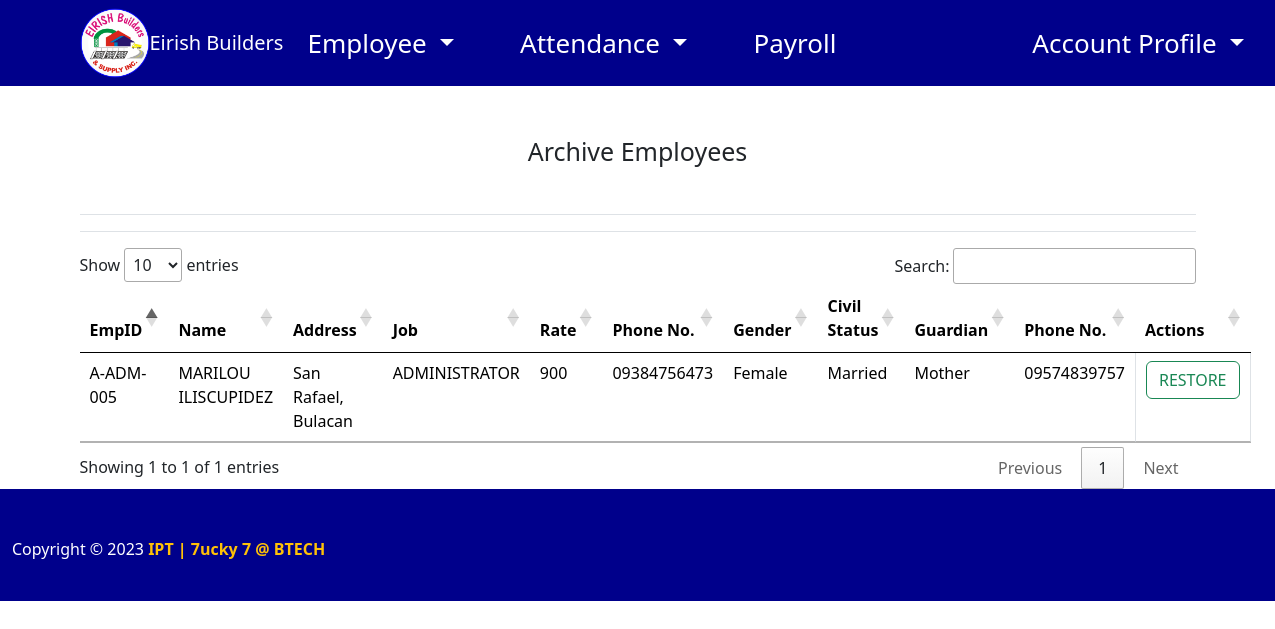
The app's page /code/trash.php (signed in) with its own data.
### tables this page shows
CREATE TABLE `employee` (
  `id` int(11) NOT NULL,
  `emp_id` varchar(50) NOT NULL,
  `name` varchar(50) NOT NULL,
  `address` varchar(50) NOT NULL,
  `position` varchar(50) NOT NULL,
  `rate` double NOT NULL,
  `cash_advance` int(11) DEFAULT NULL,
  `phonenumber` varchar(12) NOT NULL,
  `sex` varchar(45) NOT NULL,
  `birth_date` date NOT NULL,
  `civil_status` varchar(45) NOT NULL,
  `emergency_name` varchar(45) NOT NULL,
  `emergency_contact` varchar(11) NOT NULL,
  `job_id` int(11) NOT NULL,
  `salary_id` int(11) NOT NULL,
  `isdeploy` varchar(1) NOT NULL,
  `isarchive` varchar(1) NOT NULL,
  `is_att_archive` varchar(1) NOT NULL
);

### code/trash.php (the view, shortened to what this page needs)
<?php
require_once "home.php";
$con = mysqli_connect('localhost', 'root', '', 'eirish_payroll');
$result = mysqli_query($con, "SELECT * FROM employee WHERE isarchive = '1' AND isdeploy != '1'");
?>
<!DOCTYPE html>
<html lang="en">
<head>
    <link rel="stylesheet" href="//cdn.datatables.net/1.10.25/css/jquery.dataTables.min.css">
    <link rel="stylesheet" href="https://cdn.jsdelivr.net/npm/bootstrap@5.2.2/dist/css/bootstrap.min.css">
  </head>
<body>
<div>
<div class="container" style="margin-top:50px;">
<div class="container my-5">
<h3 class="text-center font-weight-bold" style="font-size:25px;">Archive Employees</h3>
</div>
<div class="border-bottom my-3"></div>
<div class="border-bottom my-3"></div>
<form method="post" id="frm">
  <table id="example" class="table table-hover">
    <thead class="thead-light">
      <tr>
        <th>EmpID</th>
        <th>Name</th>
        <th>Address</th>
        <th>Job</th>
        <th>Rate</th>
        <th>Phone No.</th>
        <th>Gender</th>
        <th>Civil Status</th>
        <th>Guardian</th>
        <th>Phone No.</th>
        <th>Actions</th>
      </tr>
    </thead>
    <tbody>
      <?php while ($row = mysqli_fetch_assoc($result)) { ?>
      <tr>
        <td><?php echo $row['emp_id']?></td>
        <td><?php echo $row['name']?></td>
        <td><?php echo $row['address']?></td>
        <td><?php echo $row['position']?></td>
        <td><?php echo $row['rate']?></td>
        <td><?php echo $row['phonenumber']?></td>
        <td><?php echo $row['sex']?></td>
        <td><?php echo $row['civil_status']?></td>
        <td><?php echo $row['emergency_name']?></td>
        <td><?php echo $row['emergency_contact']?></td>
        <td  class="border-start border-end" style="margin-top:10px;">
                          <a href="undo.php?id=<?php echo $row['id'] ?>" class="btn btn-outline-success">Restore</a>
                          </td>
      </tr>
      <?php } ?>
    </tbody>
  </table>
</form>
</div>
      </div>
<?php require_once "scripts.php"; ?>
<?php require_once('footer.php')?>

### code/trash.php (style rules this page uses)
.btn { font-size: 18px; padding: 12px 24px; border-radius: 4px; border-width: 2px; border-style: solid; text-transform: uppercase; transition: all 0.3s ease; }

### records on screen
employee: emp "A-ADM-005", name "MARILOU ILISCUPIDEZ", address "San Rafael, Bulacan", position "ADMINISTRATOR", rate "900", phonenumber "09384756473", sex "Female", civil_status "Married", emergency_name "Mother", emergency_contact "09574839757"
